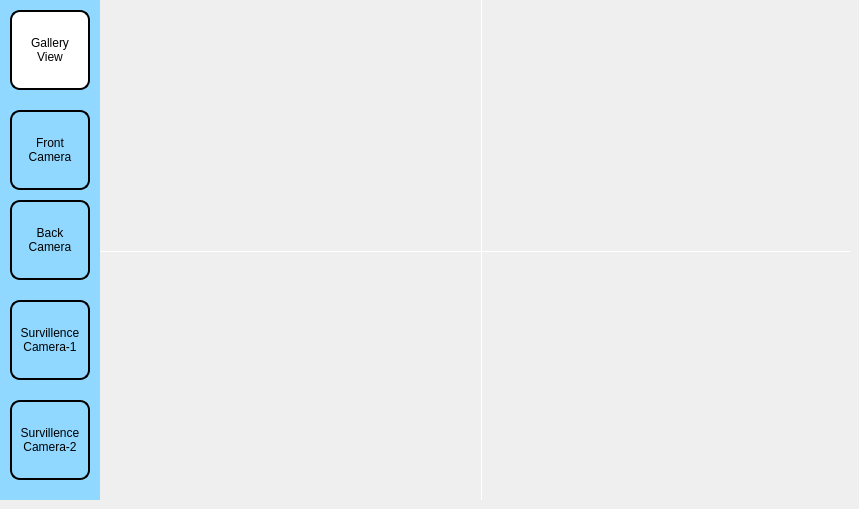
    <widget class="QWidget" name="CameraTab">
     <attribute name="icon">
      <iconset resource="source.qrc">
       <normaloff>:/newPrefix/logos/CameraTabIcon.png</normaloff>:/newPrefix/logos/CameraTabIcon.png</iconset>
     </attribute>
     <attribute name="title">
      <string/>
     </attribute>
     <widget class="QLabel" name="CameraTabBlueBackground">
      <property name="geometry">
       <rect>
        <x>0</x>
        <y>0</y>
        <width>100</width>
        <height>500</height>
       </rect>
      </property>
      <property name="styleSheet">
       <string notr="true">background-color:#90D8FF;</string>
      </property>
      <property name="text">
       <string/>
      </property>
     </widget>
     <widget class="QPushButton" name="FrontCameraButton">
      <property name="geometry">
       <rect>
        <x>10</x>
        <y>110</y>
        <width>80</width>
        <height>80</height>
       </rect>
      </property>
      <property name="styleSheet">
       <string notr="true">border: 2px solid #000000;
box-sizing: border-box;
border-radius: 10px;
border: 2px solid #000000;
box-sizing: border-box;
border-radius: 10px;
background: #90D8FF;
</string>
      </property>
      <property name="text">
       <string>Front
Camera</string>
      </property>
     </widget>
     <widget class="QLabel" name="FrontCameraView">
      <property name="geometry">
       <rect>
        <x>110</x>
        <y>10</y>
        <width>351</width>
        <height>221</height>
       </rect>
      </property>
      <property name="styleSheet">
       <string notr="true"/>
      </property>
      <property name="text">
       <string/>
      </property>
      <property name="pixmap">
       <pixmap resource="source.qrc">:/newPrefix/logos/camera2Icon.png</pixmap>
      </property>
      <property name="alignment">
       <set>Qt::AlignCenter</set>
      </property>
     </widget>
     <widget class="QPushButton" name="BackCameraButton">
      <property name="geometry">
       <rect>
        <x>10</x>
        <y>200</y>
        <width>80</width>
        <height>80</height>
       </rect>
      </property>
      <property name="styleSheet">
       <string notr="true">border: 2px solid #000000;
box-sizing: border-box;
border-radius: 10px;
border: 2px solid #000000;
box-sizing: border-box;
border-radius: 10px;
background: #90D8FF;
</string>
      </property>
      <property name="text">
       <string>Back
Camera</string>
      </property>
     </widget>
     <widget class="QPushButton" name="Survillence1CameraButton">
      <property name="geometry">
       <rect>
        <x>10</x>
        <y>300</y>
        <width>80</width>
        <height>80</height>
       </rect>
      </property>
      <property name="styleSheet">
       <string notr="true">border: 2px solid #000000;
box-sizing: border-box;
border-radius: 10px;
border: 2px solid #000000;
box-sizing: border-box;
border-radius: 10px;
background: #90D8FF;
</string>
      </property>
      <property name="text">
       <string>Survillence
Camera-1</string>
      </property>
     </widget>
     <widget class="QPushButton" name="Survillence2CameraButton">
      <property name="geometry">
       <rect>
        <x>10</x>
        <y>400</y>
        <width>80</width>
        <height>80</height>
       </rect>
      </property>
      <property name="styleSheet">
       <string notr="true">border: 2px solid #000000;
box-sizing: border-box;
border-radius: 10px;
border: 2px solid #000000;
box-sizing: border-box;
border-radius: 10px;
background: #90D8FF;
</string>
      </property>
      <property name="text">
       <string>Survillence
Camera-2</string>
      </property>
     </widget>
     <widget class="QPushButton" name="GalleryCameraButton">
      <property name="geometry">
       <rect>
        <x>10</x>
        <y>10</y>
        <width>80</width>
        <height>80</height>
       </rect>
      </property>
      <property name="styleSheet">
       <string notr="true">border: 2px solid #000000;
box-sizing: border-box;
border-radius: 10px;
border: 2px solid #000000;
box-sizing: border-box;
border-radius: 10px;
background: white;
</string>
      </property>
      <property name="text">
       <string>Gallery
View</string>
      </property>
     </widget>
     <widget class="Line" name="CallingTabHRLine_2">
      <property name="geometry">
       <rect>
        <x>480</x>
        <y>0</y>
        <width>3</width>
        <height>500</height>
       </rect>
      </property>
      <property name="styleSheet">
       <string notr="true">color:white;</string>
      </property>
      <property name="frameShadow">
       <enum>QFrame::Plain</enum>
      </property>
      <property name="lineWidth">
       <number>0</number>
      </property>
      <property name="orientation">
       <enum>Qt::Vertical</enum>
      </property>
     </widget>
     <widget class="Line" name="USBLine_2">
      <property name="geometry">
       <rect>
        <x>100</x>
        <y>250</y>
        <width>750</width>
        <height>3</height>
       </rect>
      </property>
      <property name="styleSheet">
       <string notr="true">color:white;</string>
      </property>
      <property name="frameShadow">
       <enum>QFrame::Plain</enum>
      </property>
      <property name="lineWidth">
       <number>0</number>
      </property>
      <property name="orientation">
       <enum>Qt::Horizontal</enum>
      </property>
     </widget>
     <widget class="QLabel" name="BackCameraView">
      <property name="geometry">
       <rect>
        <x>490</x>
        <y>10</y>
        <width>351</width>
        <height>221</height>
       </rect>
      </property>
      <property name="styleSheet">
       <string notr="true"/>
      </property>
      <property name="text">
       <string/>
      </property>
      <property name="pixmap">
       <pixmap resource="source.qrc">:/newPrefix/logos/camera2Icon.png</pixmap>
      </property>
      <property name="alignment">
       <set>Qt::AlignCenter</set>
      </property>
     </widget>
     <widget class="QLabel" name="Survilence2CameraView">
      <property name="geometry">
       <rect>
        <x>490</x>
        <y>260</y>
        <width>351</width>
        <height>221</height>
       </rect>
      </property>
      <property name="styleSheet">
       <string notr="true"/>
      </property>
      <property name="text">
       <string/>
      </property>
      <property name="pixmap">
       <pixmap resource="source.qrc">:/newPrefix/logos/camera2Icon.png</pixmap>
      </property>
      <property name="alignment">
       <set>Qt::AlignCenter</set>
      </property>
     </widget>
     <widget class="QLabel" name="Survilence1CameraView">
      <property name="geometry">
       <rect>
        <x>110</x>
        <y>260</y>
        <width>351</width>
        <height>221</height>
       </rect>
      </property>
      <property name="styleSheet">
       <string notr="true"/>
      </property>
      <property name="text">
       <string/>
      </property>
      <property name="pixmap">
       <pixmap resource="source.qrc">:/newPrefix/logos/camera2Icon.png</pixmap>
      </property>
      <property name="alignment">
       <set>Qt::AlignCenter</set>
      </property>
     </widget>
    </widget>
